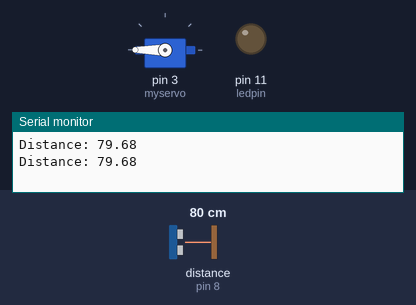
The sketch below on a simulated Arduino Uno, built with avr-gcc and run on an emulated ATmega328P. Shown: servo, output pins drawn as LEDs (lit = HIGH), the last lines printed to the serial monitor. Wiring (inferred from the names in the program): ultrasonic range finder: trigger pin 9; echo pin 8. The inputs (shaded band) are chosen by the test bench; at power-on: distance to the obstacle (sensor on pin 8) 80 cm. The echo pulse lasts 58.3 µs per cm; pins used as bus, display or sensor lines are not drawn.

Above: at 2.2 s.
2.3 s: distance to the obstacle (sensor on pin 8) set to 45 cm
4.2 s: distance to the obstacle (sensor on pin 8) set to 40 cm
At 5.8 s:
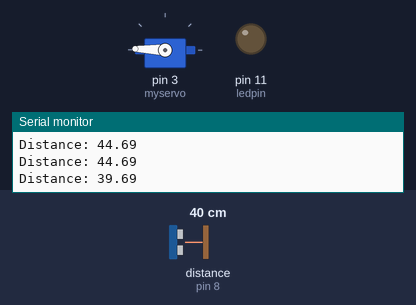
8.3 s: distance to the obstacle (sensor on pin 8) set to 9 cm
At 9.3 s:
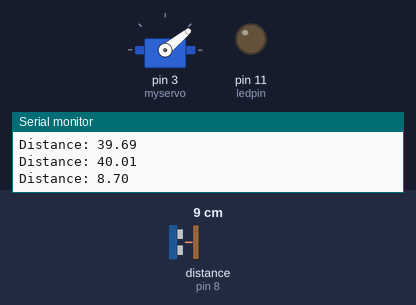
10.5 s: distance to the obstacle (sensor on pin 8) set to 18 cm
At 13.0 s:
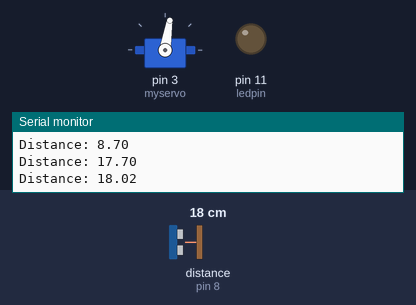
14.6 s: distance to the obstacle (sensor on pin 8) set to 35 cm
At 15.6 s:
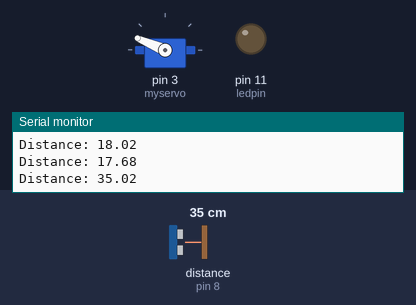
18.7 s: distance to the obstacle (sensor on pin 8) set to 60 cm
Timing chart, 0 to 21.5 s (numbered marks = the images above; inputs shaded):
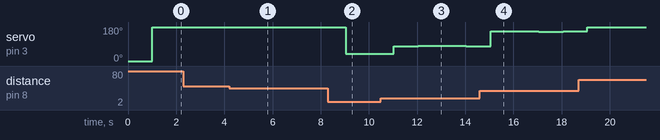

Measured:
- the behaviour switches between 41 and 40 cm on distance to the obstacle (sensor on pin 8) (found by bisection; images 0 and 1)
- after the input at 4.2 s, servo on pin 3 (myservo): alternates 180° for 1.0 s and 178° for 1.0 s, starting after 0.82 s
- after the input at 10.5 s, servo on pin 3 (myservo): 39° → 79° after 0.54 s, → 81° 1.0 s later, → 79° 2.0 s later

The sketch:

Ultrasonic_sensor.ino
```cpp
#include <Servo.h>

Servo myservo;

#define trigPin 9
#define echoPin 8
#define ledpin 11
int duration, distance;
int max_distance = 40;

float normalized_angle(float distance) {
    float a = (distance / max_distance) * 180;

    if (a > 180) {
      a = 180;
    }

    return a;
}

void setup() {
//Ultrasonic Setup
pinMode(trigPin, OUTPUT);
pinMode(echoPin, INPUT);
pinMode(ledpin, OUTPUT);

// Initialise servo
myservo.attach(3);
myservo.write(0);
delay(1000);

//Serial Monitor Setup
Serial.begin(9600);

}

void loop() {

  //Send a LOW signal through the trig Pin then delay for some microseconds
  digitalWrite(trigPin, LOW);
  delayMicroseconds(2);
  //Send a HIGH signal through the trig Pin then delay for some microseconds
  digitalWrite(trigPin, HIGH);
  delayMicroseconds(10);
  //Send a LOW signal through the trig Pin
  digitalWrite(trigPin, LOW);


  //Calculating distance
//Use pulseIn on the Echo Pin
 unsigned long duration = pulseIn(echoPin, 1, 30000);
 //Convert duration to distance
  float distance = 0.0343*duration/2; //distance in cm

float angle = normalized_angle(distance);
myservo.write(angle);

  //Print to Serial Monitor
  Serial.print("Distance: ");
  Serial.println(distance);

delay(1000);
}
```
